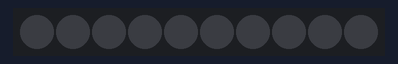
The sketch below on a simulated Arduino Uno, built with avr-gcc and run on an emulated ATmega328P. Shown: 10 RGB LEDs in strip order, left to right.

Above: at 0.1 s.
At 1.42 s:
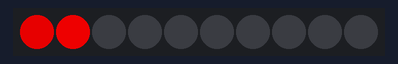
At 1.82 s:
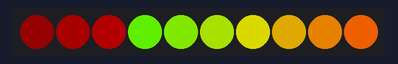

The sketch:

working_Led_7.ino
```cpp
#include <PololuLedStrip.h>

// Create an ledStrip object on pin 10.
PololuLedStrip<10> ledStrip;

#define LED_COUNT 10
rgb_color colors[LED_COUNT];
int RED_LED_STRIP[10] = {0, 0, 0, 0, 0, 0, 0, 0, 0, 0};
int BLUE_LED_STRIP[10] = {0, 0, 0, 0, 0, 0, 0, 0, 0, 0};
int GREEN_LED_STRIP[10] = {0, 0, 0, 0, 0, 0, 0, 0, 0, 0};
int counter = 0;
int red_power = 0;
int green_power = 0;
void setup()
{

}

void loop()
{
  if (counter == 27)           // Set up the pulse to occur periodically
    {
      RED_LED_STRIP[0] = 200 ;     // This is loading the array with the pulse in position one
  //    GREEN_LED_STRIP[9] = 200;
  //    counter = 0 ;            // Reset counter to 0
    }
  if (counter == 30)
    {
      GREEN_LED_STRIP[9] = 200;
      counter = 0 ;
    }

  for (int l = 0; l < 10; l++)                        // This loads the different values across for the LED Strip, looping for the 10 led positions
    {                                                 //
      colors [l] = (rgb_color){RED_LED_STRIP[l], GREEN_LED_STRIP[l], 0};   // Stepping one at a time, only loading a value in for the red led value, the others set to zero
    }
    ledStrip.write(colors, LED_COUNT);                // Send the array out to the light strand
    delay(50);

  for (int m = 9; m > 0; m--)                         // This advances the pulse through the set of 10 leds
    {
      RED_LED_STRIP[m] = RED_LED_STRIP[m-1];
      GREEN_LED_STRIP[9-m] = GREEN_LED_STRIP[10-m];
    }
  red_power = RED_LED_STRIP[0];
  green_power = GREEN_LED_STRIP[9];

  if ( red_power > 0 )                               // This decrements the value of the number in position one of the led strip
    {
      RED_LED_STRIP[0] = red_power - 20 ;
    }
  if (green_power > 0)
    {
      GREEN_LED_STRIP[9] = green_power - 20;
    }

  counter = counter + 1 ;
}
```

Measured:
- by itself, everything shown: repeats every 1.5 s, in 23 steps
